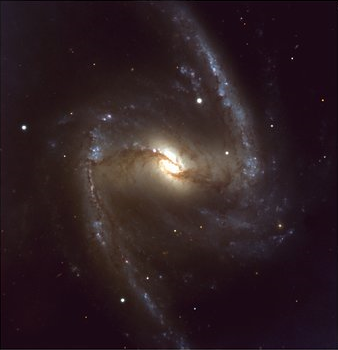
#> input picture ECC Image Alignment Algorithm/visible_image.png, 338 x 350 px, found by its file name
$ python main.py   (older library calls are emulated)
#> lines starting #> are read from the running program, lines starting #| are printed output that depends on the picture; after the words box and inside, x2 and y2 are one past the last pixel; in counts of white or black regions, pixels touching at a corner belong together
import cv2
import numpy as np
from scipy.ndimage import gaussian_filter
kernel_size = (31, 31)


def two_scale_decomposition(image):
    base_layer = cv2.boxFilter(image, -1, kernel_size, normalize=True)
    detail_layer = image - base_layer
    return base_layer, detail_layer


def guided_filter(p, i, r=31, eps=1e-6):
    I_mean = gaussian_filter(i, sigma=r)
    p_mean = gaussian_filter(p, sigma=r)
    Ip_mean = gaussian_filter(i * p, sigma=r)
    I2_mean = gaussian_filter(i ** 2, sigma=r)
    cov_Ip = Ip_mean - I_mean * p_mean
    var_I = I2_mean - I_mean ** 2
    a = cov_Ip / (var_I + eps)
    b = p_mean - a * I_mean
    a_mean = gaussian_filter(a, sigma=r)
    b_mean = gaussian_filter(b, sigma=r)
    q = a_mean * i + b_mean
    return q


def saliency_measure(image):
    LaplacianFilter = np.array([[0, 1, 0], [1, -4, 1], [0, 1, 0]], dtype=np.float32)
    Hn = cv2.filter2D(image, cv2.CV_32F, LaplacianFilter)
    local_mean = cv2.blur(Hn, (3, 3))
    Sn = np.abs(local_mean)
    rg = 5
    sigma_g = 5
    g = cv2.getGaussianKernel(2 * rg + 1, sigma_g)
    saliency_map = cv2.filter2D(Sn, cv2.CV_32F, g * g.T)
    return saliency_map


def examined_weight_maps(w_map_1, w_map_2):
    rows, columns = w_map_1.shape
    pa1 = np.zeros((rows, columns))
    pa2 = np.zeros((rows, columns))

    for i in range(rows):
        for j in range(columns):
            if w_map_1[i, j] > w_map_2[i, j]:
                pa1[i, j] = 1
            elif w_map_1[i, j] < w_map_2[i, j]:
                pa2[i, j] = 1
            else:
                pa1[i, j] = 1
                pa2[i, j] = 1
    return pa1, pa2


# Read the visible and infrared images
visible_image = cv2.imread('visible_image.png')
#> visible_image is the input picture: shape (350, 338, 3); mean B, G, R 34.7, 30.6, 46
infrared_image = cv2.imread('infrared_image.png')
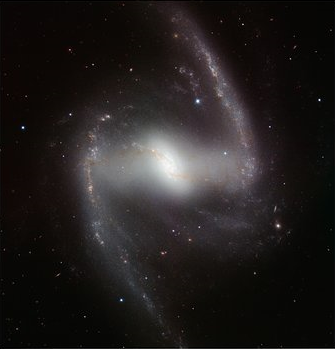
#> input picture ECC Image Alignment Algorithm/infrared_image.png, 335 x 349 px, found by its file name
#> infrared_image is the input picture: shape (349, 335, 3); mean B, G, R 29.8, 30.6, 34.4

template_image = cv2.imread('infrared_image.png', cv2.IMREAD_GRAYSCALE)
#> template_image: shape (349, 335); min 0, max 253, mean 27.2
input_image = cv2.imread('visible_image.png', cv2.IMREAD_GRAYSCALE)
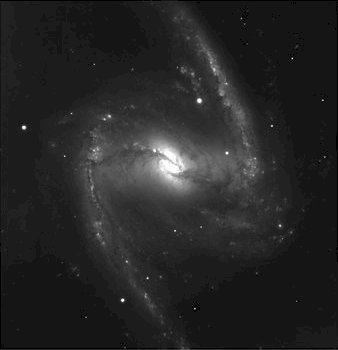
#> input_image: shape (350, 338); min 0, max 255, mean 37.6

# Perform the alignment and fusion process
max_iterations = 100
epsilon = 1e-6
criteria = (cv2.TERM_CRITERIA_EPS | cv2.TERM_CRITERIA_COUNT, max_iterations, epsilon)
transform_matrix = cv2.findTransformECC(template_image, input_image, np.eye(2, 3, dtype=np.float32),
                                            cv2.MOTION_EUCLIDEAN, criteria)[1]
#> transform_matrix = [[1, -0.000715, 1.58], [0.000715, 1, -0.521]]
print("Transformation Matrix:")
print(transform_matrix)
#| [[ 9.9999976e-01 -7.1531895e-04  1.5752559e+00]
#|  [ 7.1531895e-04  9.9999976e-01 -5.2093703e-01]]

warped_ir = cv2.warpAffine(input_image, transform_matrix, (visible_image.shape[1], visible_image.shape[0]))
# cv2.imshow('Warped Image', warped_ir)

# Saliency and weight maps
Sn1 = saliency_measure(input_image)
#> in saliency_measure, `Hn = cv2.filter2D(image, cv2.CV_32F, LaplacianFilter)`:
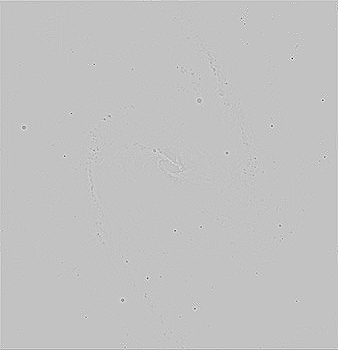
#> Hn: shape (350, 338) float32; min -666, max 208, mean 0; drawn with min black and max white
Sn2 = saliency_measure(template_image)
#> in saliency_measure (call 2), `saliency_map = cv2.filter2D(Sn, cv2.CV_32F, g * g.T)`:
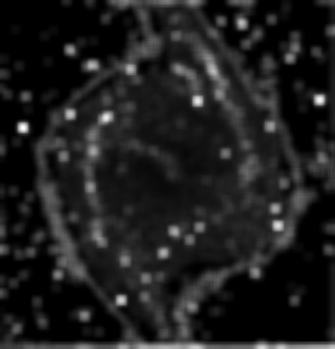
#> saliency_map: shape (349, 335) float32; min 0, max 14.12, mean 1.69; drawn with min black and max white
cv2.imshow("Sn1", Sn1)
cv2.imshow("Sn2", Sn2)
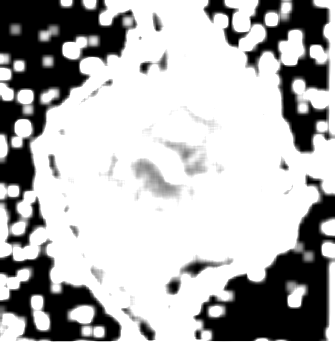
#> window 'Sn2': shape (349, 335); min 0, max 255, mean 180.3

p1, p2 = examined_weight_maps(Sn1, Sn2)
#> after the loop in examined_weight_maps, `for i in range(rows):`:
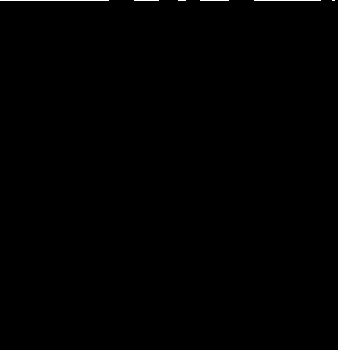
#> pa1: shape (350, 338) float64; values 0 (black) and 1 (white), 0.2% white in thin lines or dots, all inside (x1, y1, x2, y2) = (0, 0, 335, 1)
#> after the loop in examined_weight_maps, `for i in range(rows):`:
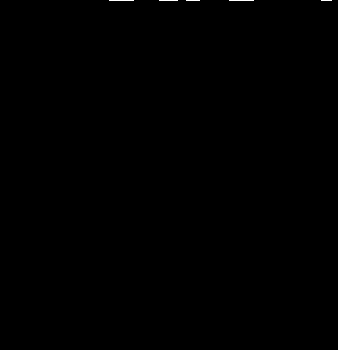
#> pa2: shape (350, 338) float64; values 0 (black) and 1 (white), 0.08% white in thin lines or dots, all inside (x1, y1, x2, y2) = (109, 0, 332, 1)
#> (the run stopped early here; a loop or call above may not have finished)
